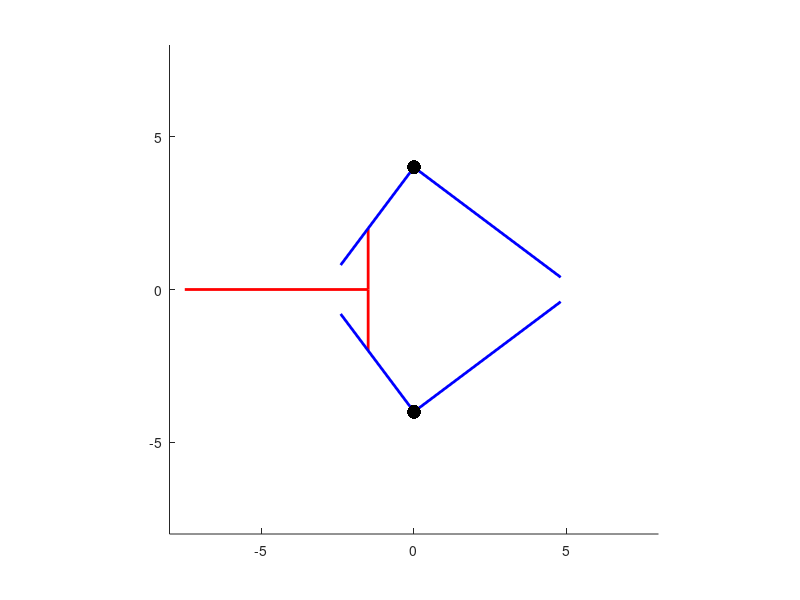

Here is the MATLAB script that generated this plot:
clear all; clc;
v=1;
a=4; l1=4; l2=6;

for t=0.01:0.01:1.5
    cla;
    theta=atan((l1-a/2)/(v*t)); 
    oa=[-v*t 0];
    ab=[0 a/2];
    bc=[v*t (l1-a/2)];
    cd=[l2*sin(theta) -l2*cos(theta)];

    ob=oa+ab;
    oc=ob+bc;
    od=oc+cd;
    oe=oc+[-l1*cos(theta) -l1*sin(theta)];
    of=oa+[-6 0];

    L1x=[oa(1) ob(1)];  L1y=[oa(2) ob(2)];
    L2x=[oe(1) oc(1)];  L2y=[oe(2) oc(2)];
    L3x=[oc(1) od(1)];  L3y=[oc(2) od(2)];

    L4x=[oa(1) ob(1)];  L4y=[-oa(2) -ob(2)];
    L5x=[oe(1) oc(1)];  L5y=[-oe(2) -oc(2)];
    L6x=[oc(1) od(1)];  L6y=[-oc(2) -od(2)];
    L7x=[oa(1) of(1)];  L7y=[oa(2) of(2)];

    line(L1x,L1y,'color','red','LineWidth',2);
    line(L2x,L2y,'color','blue','LineWidth',2);
    line(L3x,L3y,'color','blue','LineWidth',2);

    line(L4x,L4y,'color','red','LineWidth',2);
    line(L5x,L5y,'color','blue','LineWidth',2);
    line(L6x,L6y,'color','blue','LineWidth',2);
    line(L7x,L7y,'color','red','LineWidth',2);

    axis([-8 8 -8 8])
    axis square
    hold on
    plot(oc(1),oc(2),'.','MarkerEdgeColor','black','MarkerFaceColor','black','MarkerSize',30);
    plot(oc(1),-oc(2),'.','MarkerEdgeColor','black','MarkerFaceColor','black','MarkerSize',30);
    pause(0.01)
    
end